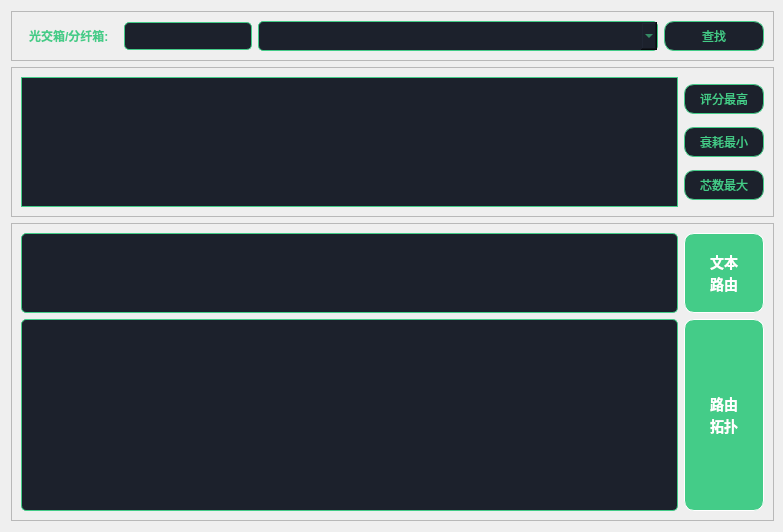
             <widget class="QWidget" name="oDevPage">
              <attribute name="title">
               <string>光交设施</string>
              </attribute>
              <layout class="QVBoxLayout" name="verticalLayout_25">
               <property name="rightMargin">
                <number>9</number>
               </property>
               <item>
                <widget class="QFrame" name="frame_21">
                 <property name="sizePolicy">
                  <sizepolicy hsizetype="Preferred" vsizetype="Maximum">
                   <horstretch>0</horstretch>
                   <verstretch>0</verstretch>
                  </sizepolicy>
                 </property>
                 <property name="minimumSize">
                  <size>
                   <width>0</width>
                   <height>50</height>
                  </size>
                 </property>
                 <property name="maximumSize">
                  <size>
                   <width>16777215</width>
                   <height>50</height>
                  </size>
                 </property>
                 <property name="frameShape">
                  <enum>QFrame::StyledPanel</enum>
                 </property>
                 <property name="frameShadow">
                  <enum>QFrame::Raised</enum>
                 </property>
                 <layout class="QHBoxLayout" name="horizontalLayout_20">
                  <item>
                   <widget class="QLabel" name="label_36">
                    <property name="styleSheet">
                     <string notr="true">QLabel {
    color: #44cc88;
    background-color: transparent;
    padding: 5px;
    font-size: 12px;
    font-weight: bold;
}</string>
                    </property>
                    <property name="text">
                     <string>光交箱/分纤箱:</string>
                    </property>
                   </widget>
                  </item>
                  <item>
                   <widget class="QLineEdit" name="odevNameKeysLe">
                    <property name="styleSheet">
                     <string notr="true">QLineEdit {
    background-color: rgba(28, 33, 44, 255);
    color: #44cc88;
    border: 1px solid #44cc88;
    border-radius: 5px;
    padding: 5px 10px;
}

QLineEdit:hover {
    border: 1px solid #55dd99;
}

QLineEdit:focus {
    border: 1px solid #66eeaa;
}
</string>
                    </property>
                   </widget>
                  </item>
                  <item>
                   <widget class="QComboBox" name="odevNamesCB">
                    <property name="sizePolicy">
                     <sizepolicy hsizetype="Minimum" vsizetype="Maximum">
                      <horstretch>0</horstretch>
                      <verstretch>0</verstretch>
                     </sizepolicy>
                    </property>
                    <property name="minimumSize">
                     <size>
                      <width>400</width>
                      <height>30</height>
                     </size>
                    </property>
                    <property name="maximumSize">
                     <size>
                      <width>16777215</width>
                      <height>30</height>
                     </size>
                    </property>
                    <property name="styleSheet">
                     <string notr="true">QComboBox {
    background-color: rgba(28, 33, 44, 255);
    color: #44cc88;
    border: 1px solid #44cc88;
    border-radius: 5px;
    padding: 5px 10px;
}

QComboBox:hover {
    border: 1px solid #55dd99;
}


QComboBox QAbstractItemView {
    background-color: rgba(28, 33, 44, 255);
    color: #44cc88;
    border: 1px solid #44cc88;
    selection-background-color: rgba(68, 204, 136, 0.3);
}</string>
                    </property>
                   </widget>
                  </item>
                  <item>
                   <widget class="QPushButton" name="searchDevUplinkBtn">
                    <property name="sizePolicy">
                     <sizepolicy hsizetype="Minimum" vsizetype="Maximum">
                      <horstretch>0</horstretch>
                      <verstretch>0</verstretch>
                     </sizepolicy>
                    </property>
                    <property name="minimumSize">
                     <size>
                      <width>100</width>
                      <height>30</height>
                     </size>
                    </property>
                    <property name="maximumSize">
                     <size>
                      <width>100</width>
                      <height>30</height>
                     </size>
                    </property>
                    <property name="styleSheet">
                     <string notr="true">QPushButton {
    background-color: rgba(28, 33, 44, 255);
    color: #44cc88;
    border: 1px solid #44cc88;
    border-radius: 10px;
    padding: 5px 10px;
}

QPushButton:hover {
    background-color: rgba(40, 45, 56, 255);
}

QPushButton:pressed {
    background-color: rgba(20, 25, 36, 255);
}</string>
                    </property>
                    <property name="text">
                     <string>查找</string>
                    </property>
                    <property name="icon">
                     <iconset>
                      <normalon>:/icons/assets/search.svg</normalon>
                     </iconset>
                    </property>
                   </widget>
                  </item>
                 </layout>
                </widget>
               </item>
               <item>
                <widget class="QFrame" name="frame_22">
                 <property name="frameShape">
                  <enum>QFrame::StyledPanel</enum>
                 </property>
                 <property name="frameShadow">
                  <enum>QFrame::Raised</enum>
                 </property>
                 <layout class="QHBoxLayout" name="horizontalLayout_21">
                  <item>
                   <widget class="QTableWidget" name="upLinkTW">
                    <property name="sizePolicy">
                     <sizepolicy hsizetype="Expanding" vsizetype="Maximum">
                      <horstretch>0</horstretch>
                      <verstretch>0</verstretch>
                     </sizepolicy>
                    </property>
                    <property name="minimumSize">
                     <size>
                      <width>0</width>
                      <height>130</height>
                     </size>
                    </property>
                    <property name="maximumSize">
                     <size>
                      <width>16777215</width>
                      <height>130</height>
                     </size>
                    </property>
                    <property name="styleSheet">
                     <string notr="true">QTableWidget {
        background-color: rgba(28, 33, 44, 255);
        color: #44cc88;
        gridline-color: #44cc88;
        border: 1px solid #44cc88;
    }
    
    QTableWidget::item {
        border: none;
        padding: 5px;
    }
    
    QTableWidget::item:selected {
        background-color: #44cc88;
        color: rgba(28, 33, 44, 255);
    }
    
    QHeaderView::section {
        background-color: rgba(28, 33, 44, 255);
        color: #44cc88;
        border: 1px solid #44cc88;
        padding: 5px;
    }
    
    QTableCornerButton::section {
        background-color: rgba(28, 33, 44, 255);
        border: 1px solid #44cc88;
    }</string>
                    </property>
                   </widget>
                  </item>
                  <item>
                   <layout class="QVBoxLayout" name="verticalLayout_22">
                    <item>
                     <widget class="QPushButton" name="highScoreBtn">
                      <property name="sizePolicy">
                       <sizepolicy hsizetype="Preferred" vsizetype="Preferred">
                        <horstretch>0</horstretch>
                        <verstretch>0</verstretch>
                       </sizepolicy>
                      </property>
                      <property name="minimumSize">
                       <size>
                        <width>80</width>
                        <height>30</height>
                       </size>
                      </property>
                      <property name="maximumSize">
                       <size>
                        <width>80</width>
                        <height>30</height>
                       </size>
                      </property>
                      <property name="styleSheet">
                       <string notr="true">QPushButton {
    background-color: rgba(28, 33, 44, 255);
    color: #44cc88;
    border: 1px solid #44cc88;
    border-radius: 10px;
    padding: 5px 10px;
}

QPushButton:hover {
    background-color: rgba(40, 45, 56, 255);
}

QPushButton:pressed {
    background-color: rgba(20, 25, 36, 255);
}</string>
                      </property>
                      <property name="text">
                       <string>评分最高</string>
                      </property>
                     </widget>
                    </item>
                    <item>
                     <widget class="QPushButton" name="dbmMinBtn">
                      <property name="sizePolicy">
                       <sizepolicy hsizetype="Preferred" vsizetype="Preferred">
                        <horstretch>0</horstretch>
                        <verstretch>0</verstretch>
                       </sizepolicy>
                      </property>
                      <property name="minimumSize">
                       <size>
                        <width>80</width>
                        <height>30</height>
                       </size>
                      </property>
                      <property name="maximumSize">
                       <size>
                        <width>80</width>
                        <height>30</height>
                       </size>
                      </property>
                      <property name="styleSheet">
                       <string notr="true">QPushButton {
    background-color: rgba(28, 33, 44, 255);
    color: #44cc88;
    border: 1px solid #44cc88;
    border-radius: 10px;
    padding: 5px 10px;
}

QPushButton:hover {
    background-color: rgba(40, 45, 56, 255);
}

QPushButton:pressed {
    background-color: rgba(20, 25, 36, 255);
}</string>
                      </property>
                      <property name="text">
                       <string>衰耗最小</string>
                      </property>
                     </widget>
                    </item>
                    <item>
                     <widget class="QPushButton" name="numMaxBtn">
                      <property name="sizePolicy">
                       <sizepolicy hsizetype="Preferred" vsizetype="Preferred">
                        <horstretch>0</horstretch>
                        <verstretch>0</verstretch>
                       </sizepolicy>
                      </property>
                      <property name="minimumSize">
                       <size>
                        <width>80</width>
                        <height>30</height>
                       </size>
                      </property>
                      <property name="maximumSize">
                       <size>
                        <width>80</width>
                        <height>30</height>
                       </size>
                      </property>
                      <property name="styleSheet">
                       <string notr="true">QPushButton {
    background-color: rgba(28, 33, 44, 255);
    color: #44cc88;
    border: 1px solid #44cc88;
    border-radius: 10px;
    padding: 5px 10px;
}

QPushButton:hover {
    background-color: rgba(40, 45, 56, 255);
}

QPushButton:pressed {
    background-color: rgba(20, 25, 36, 255);
}</string>
                      </property>
                      <property name="text">
                       <string>芯数最大</string>
                      </property>
                     </widget>
                    </item>
                   </layout>
                  </item>
                 </layout>
                </widget>
               </item>
               <item>
                <widget class="QFrame" name="frame_23">
                 <property name="frameShape">
                  <enum>QFrame::StyledPanel</enum>
                 </property>
                 <property name="frameShadow">
                  <enum>QFrame::Raised</enum>
                 </property>
                 <layout class="QHBoxLayout" name="horizontalLayout_22">
                  <item>
                   <layout class="QVBoxLayout" name="verticalLayout_24">
                    <item>
                     <widget class="QTextEdit" name="uplink_text">
                      <property name="sizePolicy">
                       <sizepolicy hsizetype="Expanding" vsizetype="Preferred">
                        <horstretch>0</horstretch>
                        <verstretch>0</verstretch>
                       </sizepolicy>
                      </property>
                      <property name="minimumSize">
                       <size>
                        <width>0</width>
                        <height>80</height>
                       </size>
                      </property>
                      <property name="maximumSize">
                       <size>
                        <width>16777215</width>
                        <height>80</height>
                       </size>
                      </property>
                      <property name="styleSheet">
                       <string notr="true">QTextEdit {
        background-color: rgba(28, 33, 44, 255);
        color: #44cc88;
        border: 1px solid #44cc88;
        border-radius: 5px;
        padding: 5px;
        font-size: 12px;
    }
    
    QTextEdit:focus {
        border: 2px solid #44cc88;
    }
    
    QScrollBar:vertical {
        background: rgba(28, 33, 44, 255);
        width: 10px;
    }
    
    QScrollBar::handle:vertical {
        background: #44cc88;
        min-height: 20px;
    }</string>
                      </property>
                     </widget>
                    </item>
                    <item>
                     <widget class="TopologyView" name="uplink_topo">
                      <property name="styleSheet">
                       <string notr="true">QGraphicsView {
        background-color: rgba(28, 33, 44, 255);
        border: 1px solid #44cc88;
        border-radius: 5px;
    }
    
    /* 滚动条样式 */
    QScrollBar:horizontal {
        height: 10px;
        background: rgba(28, 33, 44, 255);
    }
    
    QScrollBar:vertical {
        width: 10px;
        background: rgba(28, 33, 44, 255);
    }
    
    QScrollBar::handle {
        background: #44cc88;
        border-radius: 5px;
    }
    
    QScrollBar::add-line, QScrollBar::sub-line {
        background: none;
    }</string>
                      </property>
                     </widget>
                    </item>
                   </layout>
                  </item>
                  <item>
                   <layout class="QVBoxLayout" name="verticalLayout_23">
                    <item>
                     <widget class="QLabel" name="label_37">
                      <property name="minimumSize">
                       <size>
                        <width>80</width>
                        <height>80</height>
                       </size>
                      </property>
                      <property name="maximumSize">
                       <size>
                        <width>80</width>
                        <height>80</height>
                       </size>
                      </property>
                      <property name="styleSheet">
                       <string notr="true">QLabel {
    background-color: #44cc88;  /* 绿色背景 */
    color: white;  /* 白色文字 */
    padding: 5px;
    font-size: 14px;
    font-weight: bold;
    border: 1px solid white;
    border-radius: 10px;
}</string>
                      </property>
                      <property name="text">
                       <string>文本
路由</string>
                      </property>
                      <property name="alignment">
                       <set>Qt::AlignCenter</set>
                      </property>
                     </widget>
                    </item>
                    <item>
                     <widget class="QLabel" name="label_38">
                      <property name="sizePolicy">
                       <sizepolicy hsizetype="Preferred" vsizetype="Expanding">
                        <horstretch>0</horstretch>
                        <verstretch>0</verstretch>
                       </sizepolicy>
                      </property>
                      <property name="minimumSize">
                       <size>
                        <width>80</width>
                        <height>80</height>
                       </size>
                      </property>
                      <property name="maximumSize">
                       <size>
                        <width>80</width>
                        <height>10000</height>
                       </size>
                      </property>
                      <property name="styleSheet">
                       <string notr="true">QLabel {
    background-color: #44cc88;  /* 绿色背景 */
    color: white;  /* 白色文字 */
    padding: 5px;
    font-size: 14px;
    font-weight: bold;
    border: 1px solid white;
    border-radius: 10px;
}</string>
                      </property>
                      <property name="text">
                       <string>路由
拓扑</string>
                      </property>
                      <property name="alignment">
                       <set>Qt::AlignCenter</set>
                      </property>
                     </widget>
                    </item>
                   </layout>
                  </item>
                 </layout>
                </widget>
               </item>
              </layout>
             </widget>
